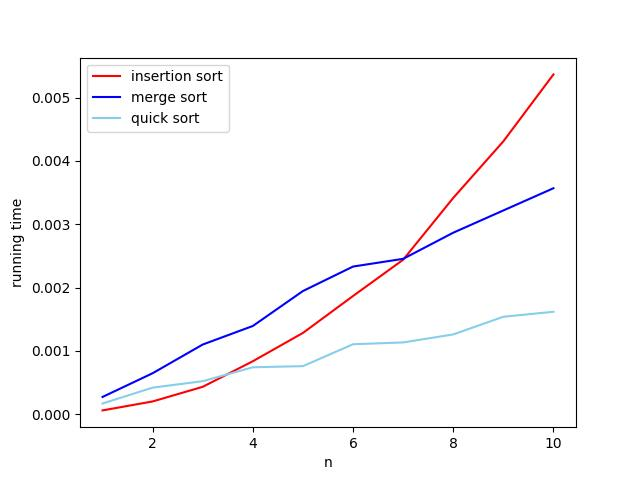

Write the Python code that produced this figure.
import matplotlib.pyplot as plt
import timeit
print("This is a python code for homework9-2: Sorting time")

set_up = """
import random
def random_int_list(start, stop, length):
    start, stop = (int(start), int(stop)) if start <= stop else (int(stop), int(start))
    length = int(abs(length)) if length else 0
    random_list = []
    for i in range(length):
        random_list.append(random.randint(start, stop))
    return random_list


s1 = random_int_list(1, 100, 100)
s2 = random_int_list(1, 100, 200)
s3 = random_int_list(1, 100, 300)
s4 = random_int_list(1, 100, 400)
s5 = random_int_list(1, 100, 500)
s6 = random_int_list(1, 100, 600)
s7 = random_int_list(1, 100, 700)
s8 = random_int_list(1, 100, 800)
s9 = random_int_list(1, 100, 900)
s10 = random_int_list(1, 100, 1000)


def insertion_sort(s):
    n = len(s)
    for i in range(1, n):
        value = s[i]
        pos = i
        while pos > 0 and value < s[pos - 1] :
            s[pos] = s[pos - 1]
            pos -= 1
        s[pos] = value
    return s


def merge_ordered_lists(s1, s2):
    t = []
    i = j = 0
    while i < len(s1) and j < len(s2):
        if s1[i] < s2[j]:
            t.append(s1[i]); i += 1
        else:
            t.append(s2[j]); j += 1
    t += s1[i:]
    t += s2[j:]
    return t


def merge_sort(s):
    if len(s) <= 1:
        return s
    mid = len(s) // 2
    left = merge_sort(s[:mid])
    right = merge_sort(s[mid:])
    return merge_ordered_lists(left, right)


def qsort(s):
    if len(s) <= 1: return s
    s1 = [i for i in s if i < s[0]]
    s2 = [i for i in s if i > s[0]]
    s0 = [i for i in s if i == s[0]]
    return qsort(s1) + s0 + qsort(s2)
"""

t1q = """
qsort(s1)
"""
t2q = """
qsort(s2)
"""
t3q = """
qsort(s3)
"""
t4q = """
qsort(s4)
"""
t5q = """
qsort(s5)
"""
t6q = """
qsort(s6)
"""
t7q = """
qsort(s7)
"""
t8q = """
qsort(s8)
"""
t9q = """
qsort(s9)
"""
t10q = """
qsort(s10)
"""
t1i = """
insertion_sort(s1)
"""
t2i = """
insertion_sort(s2)
"""
t3i = """
insertion_sort(s3)
"""
t4i = """
insertion_sort(s4)
"""
t5i = """
insertion_sort(s5)
"""
t6i = """
insertion_sort(s6)
"""
t7i = """
insertion_sort(s7)
"""
t8i = """
insertion_sort(s8)
"""
t9i = """
insertion_sort(s9)
"""
t10i = """
insertion_sort(s10)
"""
t1m = """
merge_sort(s1)
"""
t2m = """
merge_sort(s2)
"""
t3m = """
merge_sort(s3)
"""
t4m = """
merge_sort(s4)
"""
t5m = """
merge_sort(s5)
"""
t6m = """
merge_sort(s6)
"""
t7m = """
merge_sort(s7)
"""
t8m = """
merge_sort(s8)
"""
t9m = """
merge_sort(s9)
"""
t10m = """
merge_sort(s10)
"""

N = 10

tti = []
ttm = []
ttq = []

tti.append(timeit.timeit(stmt=t1i, setup=set_up, number=N)/N)
tti.append(timeit.timeit(stmt=t2i, setup=set_up, number=N)/N)
tti.append(timeit.timeit(stmt=t3i, setup=set_up, number=N)/N)
tti.append(timeit.timeit(stmt=t4i, setup=set_up, number=N)/N)
tti.append(timeit.timeit(stmt=t5i, setup=set_up, number=N)/N)
tti.append(timeit.timeit(stmt=t6i, setup=set_up, number=N)/N)
tti.append(timeit.timeit(stmt=t7i, setup=set_up, number=N)/N)
tti.append(timeit.timeit(stmt=t8i, setup=set_up, number=N)/N)
tti.append(timeit.timeit(stmt=t9i, setup=set_up, number=N)/N)
tti.append(timeit.timeit(stmt=t10i, setup=set_up, number=N)/N)

ttm.append(timeit.timeit(stmt=t1m, setup=set_up, number=N)/N)
ttm.append(timeit.timeit(stmt=t2m, setup=set_up, number=N)/N)
ttm.append(timeit.timeit(stmt=t3m, setup=set_up, number=N)/N)
ttm.append(timeit.timeit(stmt=t4m, setup=set_up, number=N)/N)
ttm.append(timeit.timeit(stmt=t5m, setup=set_up, number=N)/N)
ttm.append(timeit.timeit(stmt=t6m, setup=set_up, number=N)/N)
ttm.append(timeit.timeit(stmt=t7m, setup=set_up, number=N)/N)
ttm.append(timeit.timeit(stmt=t8m, setup=set_up, number=N)/N)
ttm.append(timeit.timeit(stmt=t9m, setup=set_up, number=N)/N)
ttm.append(timeit.timeit(stmt=t10m, setup=set_up, number=N)/N)

ttq.append(timeit.timeit(stmt=t1q, setup=set_up, number=N)/N)
ttq.append(timeit.timeit(stmt=t2q, setup=set_up, number=N)/N)
ttq.append(timeit.timeit(stmt=t3q, setup=set_up, number=N)/N)
ttq.append(timeit.timeit(stmt=t4q, setup=set_up, number=N)/N)
ttq.append(timeit.timeit(stmt=t5q, setup=set_up, number=N)/N)
ttq.append(timeit.timeit(stmt=t6q, setup=set_up, number=N)/N)
ttq.append(timeit.timeit(stmt=t7q, setup=set_up, number=N)/N)
ttq.append(timeit.timeit(stmt=t8q, setup=set_up, number=N)/N)
ttq.append(timeit.timeit(stmt=t9q, setup=set_up, number=N)/N)
ttq.append(timeit.timeit(stmt=t10q, setup=set_up, number=N)/N)

nC = [1, 2, 3, 4, 5, 6, 7, 8, 9, 10]

plt.plot(nC, tti, color = 'red', label = 'insertion sort')
plt.plot(nC, ttm, color = 'blue', label = 'merge sort')
plt.plot(nC, ttq, color = 'skyblue', label = 'quick sort')
plt.ylabel('running time')
plt.xlabel('n')
plt.legend()
plt.savefig('hw9_2.jpg')